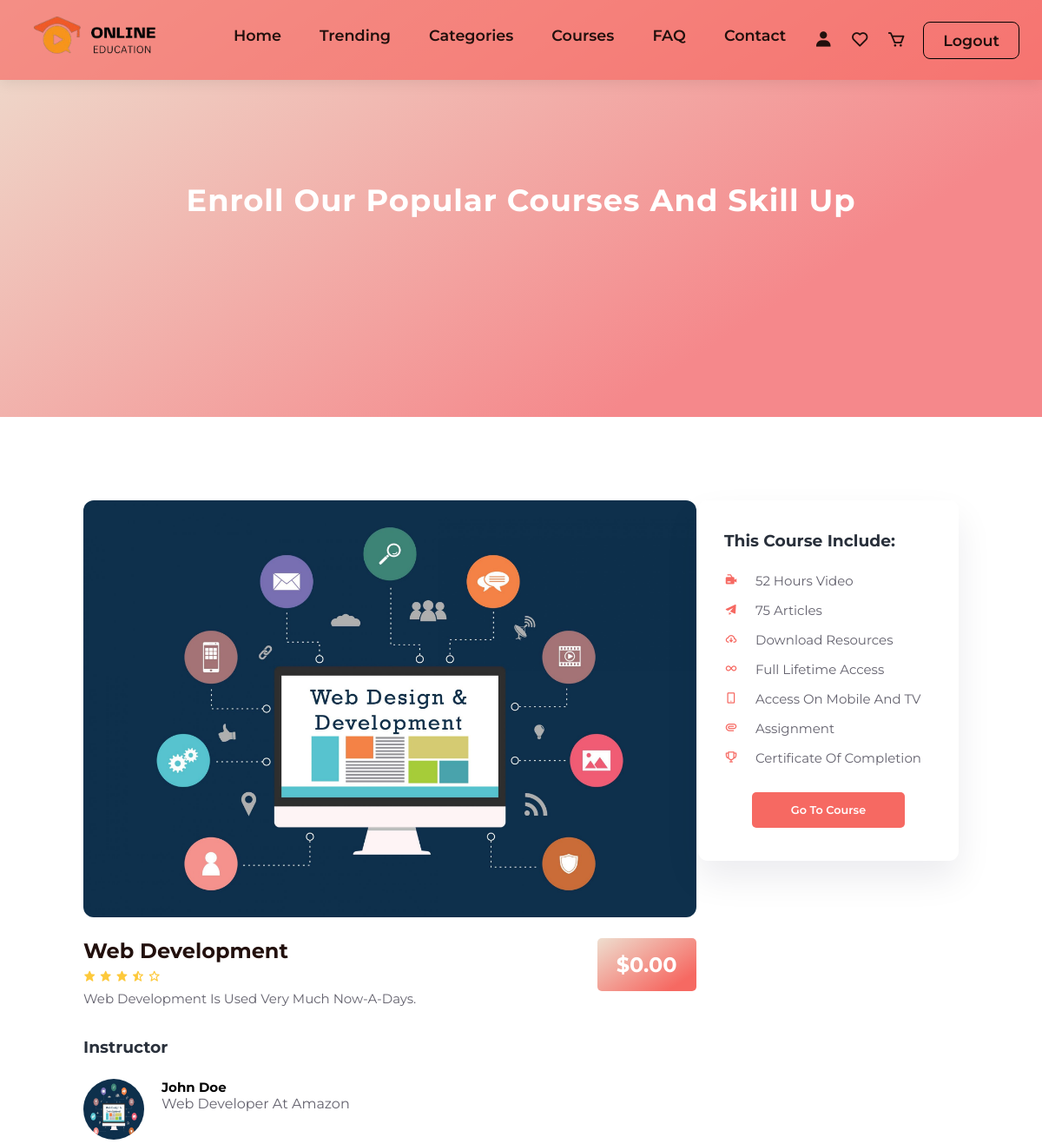
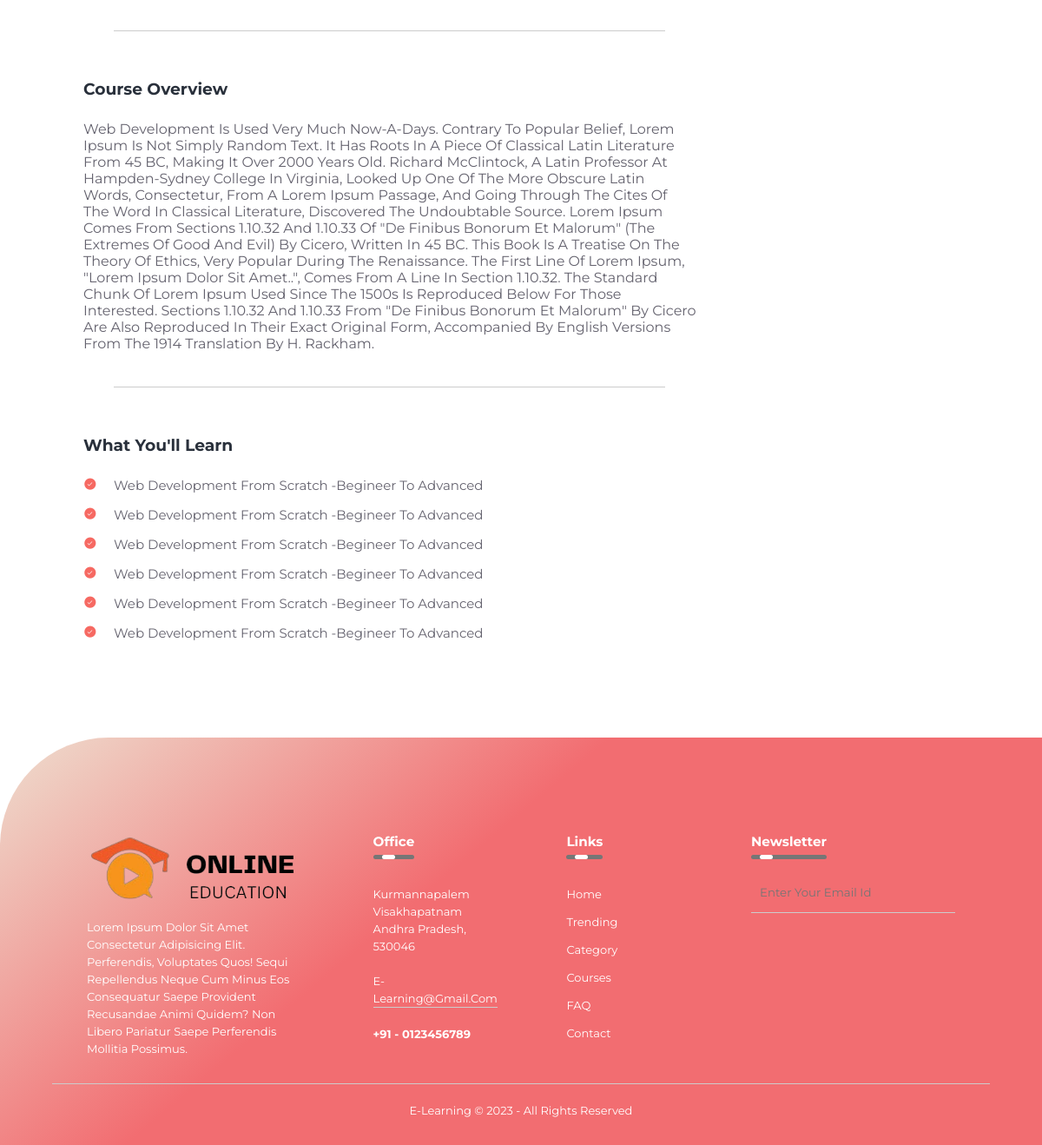
Page /singlecourse.php?id=1 (signed in) on the committed database (2 pictures, top to bottom).
### tables this page shows
CREATE TABLE `courses` (
  `id` int(11) NOT NULL,
  `title` text DEFAULT NULL,
  `category` text DEFAULT NULL,
  `description` text DEFAULT NULL,
  `video` longblob DEFAULT NULL,
  `image` longblob DEFAULT NULL,
  `price` text DEFAULT NULL,
  `type` text DEFAULT NULL,
  `courseid` text DEFAULT NULL,
  `createdat` date DEFAULT current_timestamp()
);

### singlecourse.php (the view, shortened to what this page needs)
<?php
  if($_SESSION['id'] == true){
  $userid = $_SESSION['userid'];
  require_once('./config.php');
	$title = "";
	if($_SERVER['REQUEST_METHOD'] == 'GET'){
        $id = $_GET["id"];
        $result = mysqli_query($conn,"SELECT * FROM `courses` WHERE id=$id");
        $row = $result->fetch_assoc();
		    $title = $row['title'];
		    $description = $row['description'];
		    $price = $row['price'];
        $courseid = $row['courseid'];
	}
?>
<!DOCTYPE html>
<html lang="en">
<head>
    <link rel="stylesheet" href="./css/singlecourse.css">
    <link href='https://unpkg.com/boxicons@2.1.4/css/boxicons.min.css' rel='stylesheet'>
</head>
<body>
    <header class="sticky">
        <a href="#" class="logo">
          <img src="./images/logo.png" alt="">
        </a>
        <ul class="navbar">
          <li><a href="./index.php">Home</a></li>
          <li><a href="./index.php#trending">Trending</a></li>
          <li><a href="./index.php#categories">Categories</a></li>
          <li><a href="./all-courses.php">Courses</a></li>
          <li><a href="./index.php#faq">FAQ</a></li>
          <li><a href="./index.php#contact">Contact</a></li>
        </ul>
        <div class="header-icons">
          <?php if(isset($_SESSION['role']) && $_SESSION['role'] == "user"): ?>
            <a href="./profile.php"><i class='bx bxs-user'></i></a>
            <a href="#"><i class='bx bx-heart'></i></a>
            <a href="#"><i class='bx bx-cart'></i></a>
            <a href="./logout.php" class="logout">Logout</a>
          <?php elseif(isset($_SESSION['role']) && $_SESSION['role'] == "admin"): ?>
            <a href="./adminpanel/admin.php" class="login">Admin</a>
          <?php else: ?>
            <a href="./login.php" class="login">Login</a>
          <?php endif; ?>
        </div>
    </header>
      <section id="about-home">
          <h2>Enroll Our Popular Courses and skill up</h2>
      </section>
      <section id="course-inner">
          <div class="overview">
              <img class="course-img" src="./adminpanel/database/courses/<?php echo $row['image']; ?>" alt='image'>
              <div class="course-head">
                  <div class="c-name">
                        <h2><?php echo $title; ?></h2>
                        <div class="star">
                            <i class='bx bxs-star'></i>
                            <i class='bx bxs-star'></i>
                            <i class='bx bxs-star'></i>
                            <i class='bx bxs-star-half'></i>
                            <i class='bx bx-star'></i>
                        </div>
                        <p><?php echo $description; ?></p>
                  </div>
                  <span><?php echo $price; ?></span>
              </div>
              <h3>Instructor</h3>
              <div class="tutor">
                  <img src="./adminpanel/database/courses/<?php echo $row['image']; ?>" alt="">
                  <div class="tutor-det">
                      <h5>John Doe</h5>
                      <p>Web Developer at Amazon</p>
                  </div>
              </div>
              <hr>
              <h3>Course Overview</h3>
              <p>
                <?php echo $description; ?>
                Contrary to popular belief, Lorem Ipsum is not simply random text. It has roots in a piece of classical Latin literature from 45 BC, making it over 2000 years old. Richard McClintock, a Latin professor at Hampden-Sydney College in Virginia, looked up one of the more obscure Latin words, consectetur, from a Lorem Ipsum passage, and going through the cites of the word in classical literature, discovered the undoubtable source. Lorem Ipsum comes from sections 1.10.32 and 1.10.33 of "de Finibus Bonorum et Malorum" (The Extremes of Good and Evil) by Cicero, written in 45 BC. This book is a treatise on the theory of ethics, very popular during the Renaissance. The first line of Lorem Ipsum, "Lorem ipsum dolor sit amet..", comes from a line in section 1.10.32.
                The standard chunk of Lorem Ipsum used since the 1500s is reproduced below for those interested. Sections 1.10.32 and 1.10.33 from "de Finibus Bonorum et Malorum" by Cicero are also reproduced in their exact original form, accompanied by English versions from the 1914 translation by H. Rackham.
              </p>
              <hr>
              <h3>What you'll Learn</h3>
              <div class="learn">
                  <p><i class='bx bxs-check-circle'></i><?php echo $title; ?> from scratch -begineer to advanced</p>
                  <p><i class='bx bxs-check-circle'></i><?php echo $title; ?> from scratch -begineer to advanced</p>
                  <p><i class='bx bxs-check-circle'></i><?php echo $title; ?> from scratch -begineer to advanced</p>
                  <p><i class='bx bxs-check-circle'></i><?php echo $title; ?> from scratch -begineer to advanced</p>
                  <p><i class='bx bxs-check-circle'></i><?php echo $title; ?> from scratch -begineer to advanced</p>
                  <p><i class='bx bxs-check-circle'></i><?php echo $title; ?> from scratch -begineer to advanced</p>
              </div>
          </div>
          <div class="enroll">
              <h3>This course include:</h3>
                  <p><i class='bx bxs-video-recording'></i></i>52 hours video</p>
                  <p><i class='bx bxs-paper-plane'></i>75 articles</p>
                  <p><i class='bx bx-cloud-download'></i>Download resources</p>
                  <p><i class='bx bx-infinite'></i>Full lifetime access</p>
                  <p><i class='bx bx-mobile-alt'></i>Access on mobile and TV</p>
                  <p><i class='bx bx-paperclip'></i>Assignment</p>
                  <p><i class='bx bx-trophy'></i>Certificate of Completion</p>
                  <?php
                    $sql = mysqli_query($conn,"SELECT * FROM `enrollment` WHERE userid = '$userid' AND courseid = '$courseid'");
                    if(mysqli_num_rows($sql)>0){
                      ?>
                        <div class="enroll-btn">
                         <a href="./coursecontent.php?courseid=<?php echo $courseid; ?>" class="blue">Go to Course</a>
                        </div>
                      <?php
                    }
                  ?>
          </div>
      </section>
      <footer>
        <div class="row">
          <div class="col">
            <img src="./images/logo.png" alt="" class="logo">
            <p>Lorem ipsum dolor sit amet consectetur adipisicing elit. Perferendis, voluptates quos! Sequi repellendus neque cum minus eos consequatur saepe provident recusandae animi quidem? Non libero pariatur saepe perferendis mollitia possimus.</p>
          </div>
          <div class="col">
            <h3>office <div class="underline"><span></span></div></h3>
            <p>Kurmannapalem</p>
            <p>Visakhapatnam</p>
            <p>Andhra Pradesh, 530046</p>
            <p class="email-id">e-learning@gmail.com</p>
            <h4>+91 - 0123456789</h4>
          </div>
          <div class="col">
            <h3>Links <div class="underline"><span></span></div></h3>
            <ul>
              <li><a href="./index.php#home">Home</a></li>
              <li><a href="./index.php#trending">Trending</a></li>
              <li><a href="./index.php#categories">Category</a></li>
              <li><a href="./index.php#courses">Courses</a></li>
              <li><a href="./index.php#faq">FAQ</a></li>
              <li><a href="./index.php#contact">Contact</a></li>
            </ul>
          </div>
          <div class="col">
            <h3>Newsletter <div class="underline"><span></span></div></h3>
            <form class="footer-form">
              <input type="email" placeholder="Enter your email id" required>
            </form>
            <div class="social-icons">
            </div>
          </div>
        </div>
        <hr>
        <p class="copyright">E-learning © 2023 - All Rights Reserved</p>
      </footer>
</body>
</html>
<?php
  }
  else{
    header('Location: index.php');
  }
?>

### rows in the picture
courses: image (picture), title "Web Development", description "Web Development Is Used Very Much Now-A-Days.", price "$0.00"
